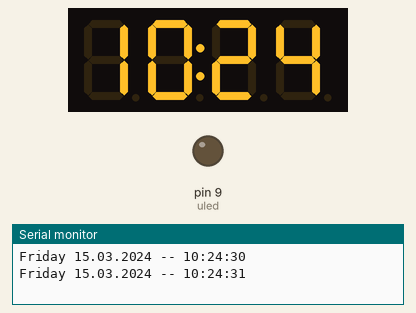
This sketch was run on a simulated Arduino Uno, built with avr-gcc and run on an emulated ATmega328P. Parts: 4-digit seven-segment display, output pins drawn as LEDs (lit = HIGH), the last lines printed to the serial monitor. The local clock reads 2024-03-15 10:24:30 at power-on unless the sketch sets it.

Above: at 1.1 s.
At 61.0 s:
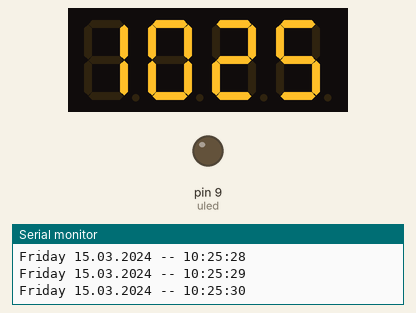
At 128.1 s:
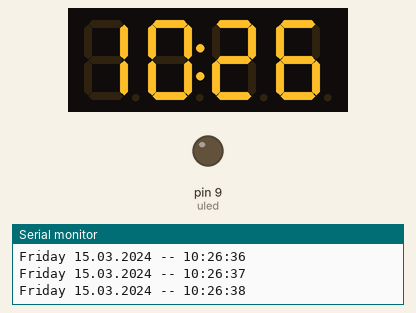

The sketch:

wakeUp_LCD_time.ino
```cpp
#include <DS3231.h> //Include the clock library
#include <TimerOne.h>
#include "TM1637.h"

#define ON 1
#define OFF 0

// Changable Vars
int fadeTime = 30; // How long in minutes the light will fade to max
int setHour = 15; // Set hours to wake (military time)
int setMin = 25; // Set minute to wake
int uled = 9; // Set pinout with with PWM

// Setup clock
int8_t TimeDisp[] = {0x00,0x00,0x00,0x00};
unsigned char ClockPoint = 1;
unsigned char Update;
unsigned char halfsecond = 0;
unsigned char second;
unsigned char minute = 12;
unsigned char hour = 12;

// Set up Vars
DS3231  rtc(SDA, SCL);
Time t;

#define CLK 3//pins definitions for TM1637 and can be changed to other ports
#define DIO 2
TM1637 tm1637(CLK,DIO);

void start();

void setup()
{
  pinMode(uled, OUTPUT);
  Serial.begin(9600); // Match to serial monitor
  rtc.begin();

  t = rtc.getTime();
  hour = t.hour;
  minute = t.min;
  tm1637.set();
  tm1637.init();
  Timer1.initialize(500000);//timing for 500ms
  Timer1.attachInterrupt(TimingISR);//declare the interrupt serve routine:TimingISR
}

void loop()
{
  //t = rtc.getTime(); // Make a time class called 't'

  // Display the time on the LCD
  if(Update == ON)
  {
    TimeUpdate();
    tm1637.display(TimeDisp);
  }

  // Wakeup clock
  // Send Day-of-Week
  Serial.print(rtc.getDOWStr());
  Serial.print(" ");

  // Send date
  Serial.print(rtc.getDateStr());
  Serial.print(" -- ");

  // Send time
  Serial.println(rtc.getTimeStr());

  if (t.hour == setHour && t.min == setMin) // Check if it's time to wake up!
  {
    start();
  }

  // Wait one second before repeating
  delay (1000);
}

void start()
{
  // Fix for SB LED
  analogWrite(uled, 1);
  delay((fadeTime * 60000)/50);
  analogWrite(uled, 2);
  delay((fadeTime * 60000)/50);
  analogWrite(uled, 3);
  delay((fadeTime * 60000)/50);
  analogWrite(uled, 4);
  delay((fadeTime * 60000)/50);
  analogWrite(uled, 4);
  delay((fadeTime * 60000)/50);
  analogWrite(uled, 5);
  delay((fadeTime * 60000)/50);


  // Fade script
  for (int i = 6 ; i <= 255; i++)
  {
    analogWrite(uled, i);
    delay(((fadeTime * 60000)/306));
    Serial.print(" mil sec ");
    Serial.print(((fadeTime * 60000)/306));
    Serial.print(" PWM " );
    Serial.print(i);
  }

  delay(20000); // Stay Bright
  analogWrite(uled, 0); // Turn off

}

void TimingISR()
{
  halfsecond ++;
  Update = ON;
  if(halfsecond == 2){
    second ++;
    if(second == 60)
    {
      minute ++;
      if(minute == 60)
      {
        hour ++;
        if(hour == 24)hour = 0;
        minute = 0;
      }
      second = 0;
    }
    halfsecond = 0;
  }
 // Serial.println(second);
  ClockPoint = (~ClockPoint) & 0x01;
}
void TimeUpdate(void)
{
  if(ClockPoint)tm1637.point(POINT_ON);
  else tm1637.point(POINT_OFF);
  TimeDisp[0] = hour / 10;
  TimeDisp[1] = hour % 10;
  TimeDisp[2] = minute / 10;
  TimeDisp[3] = minute % 10;
  Update = OFF;
}
```
